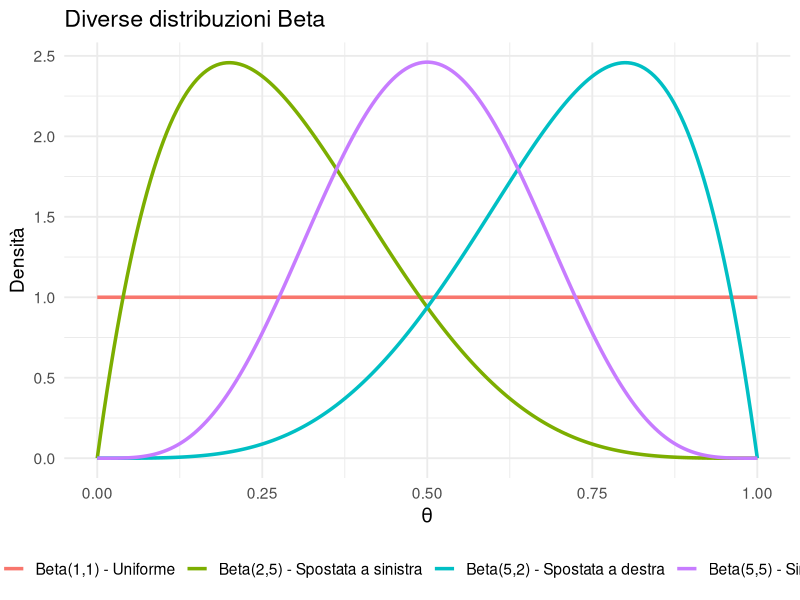
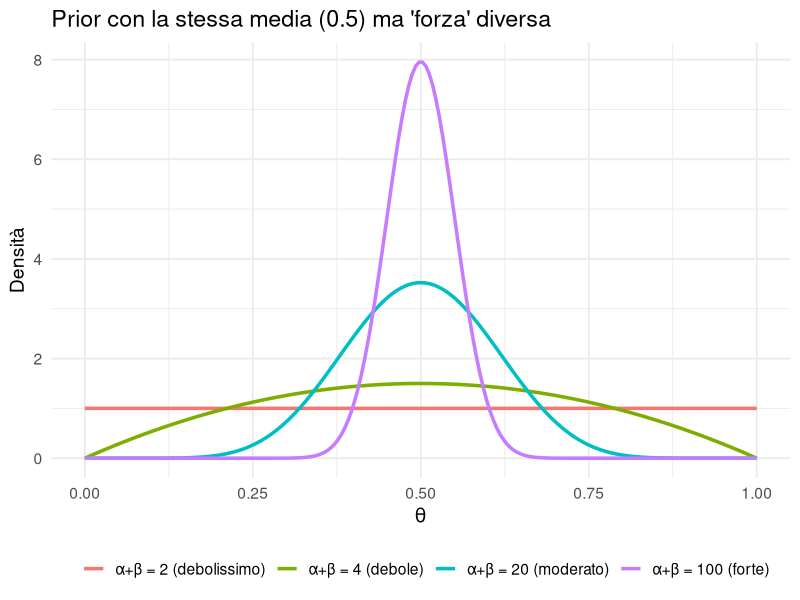
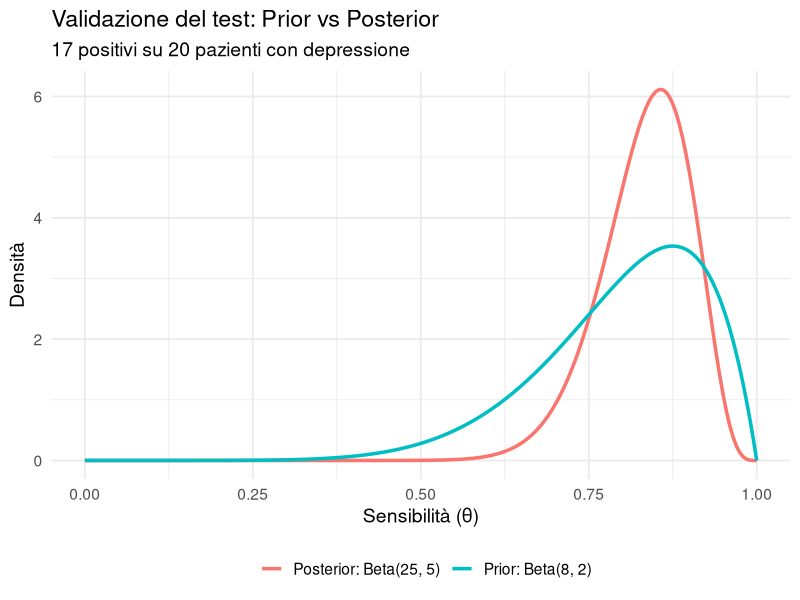
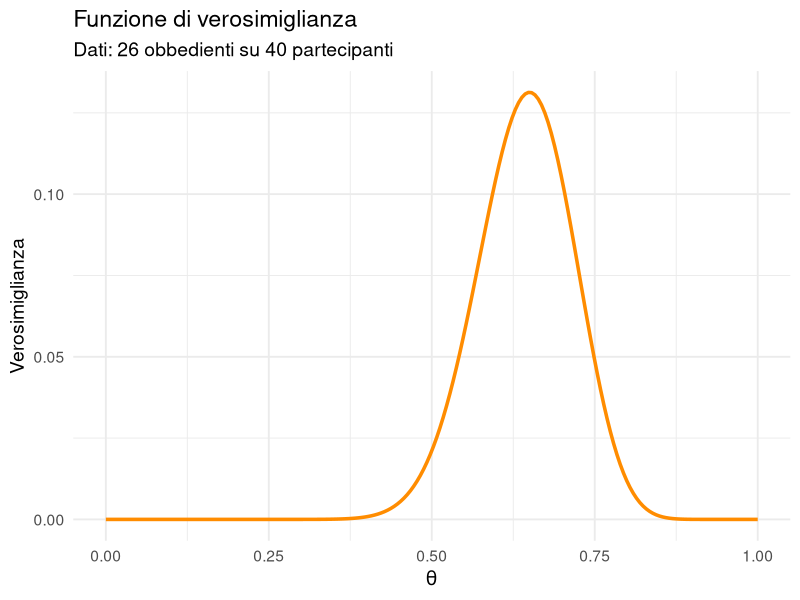
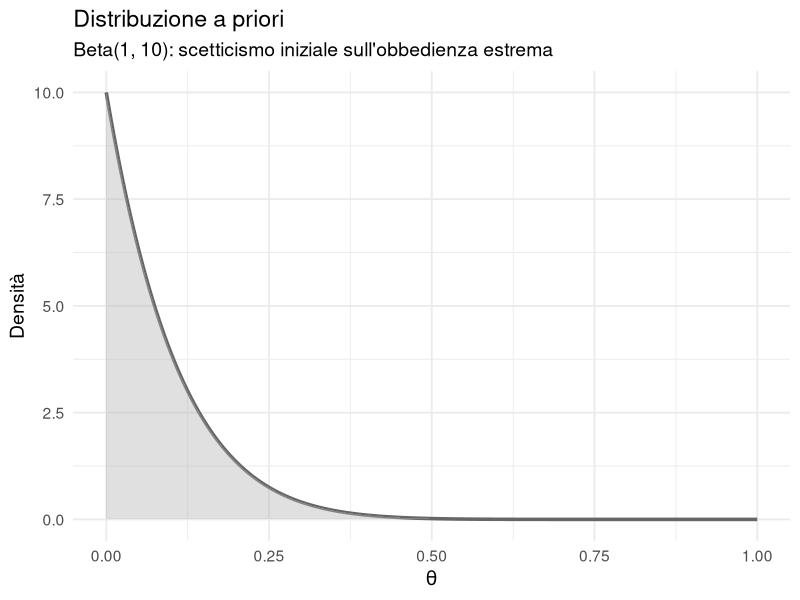
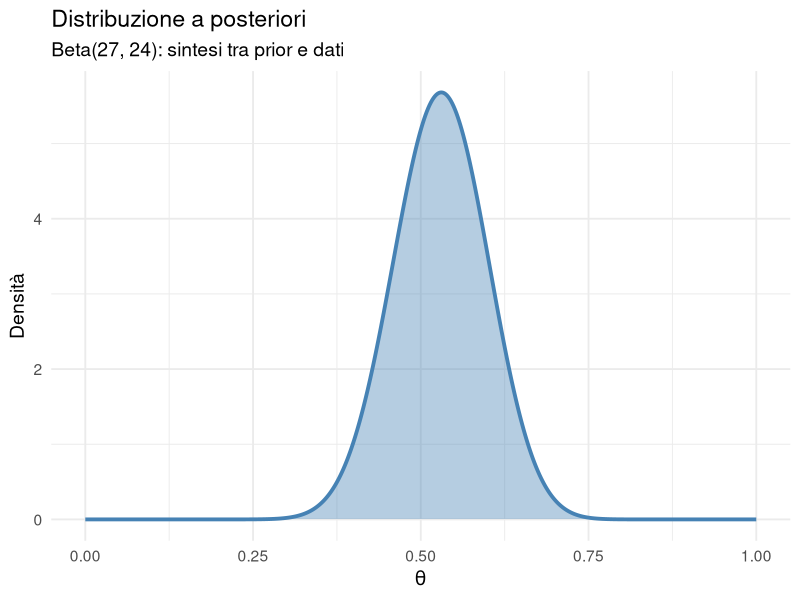
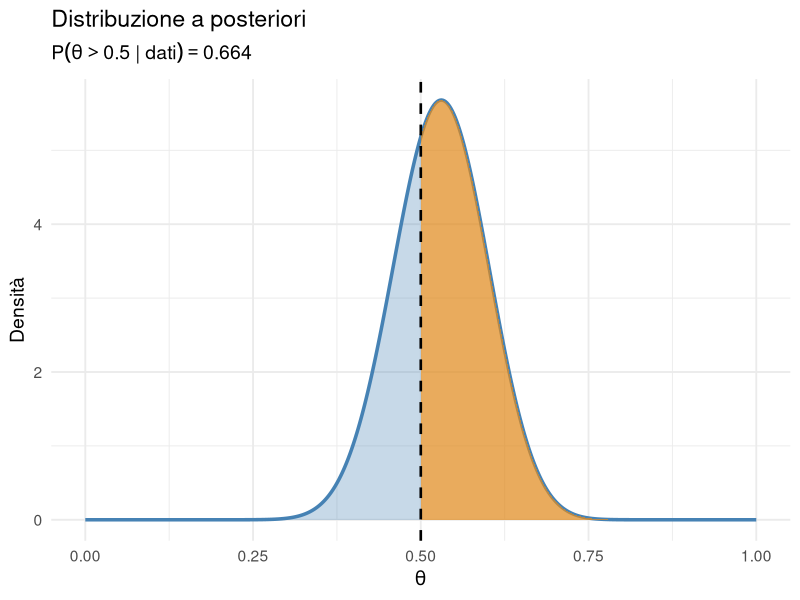
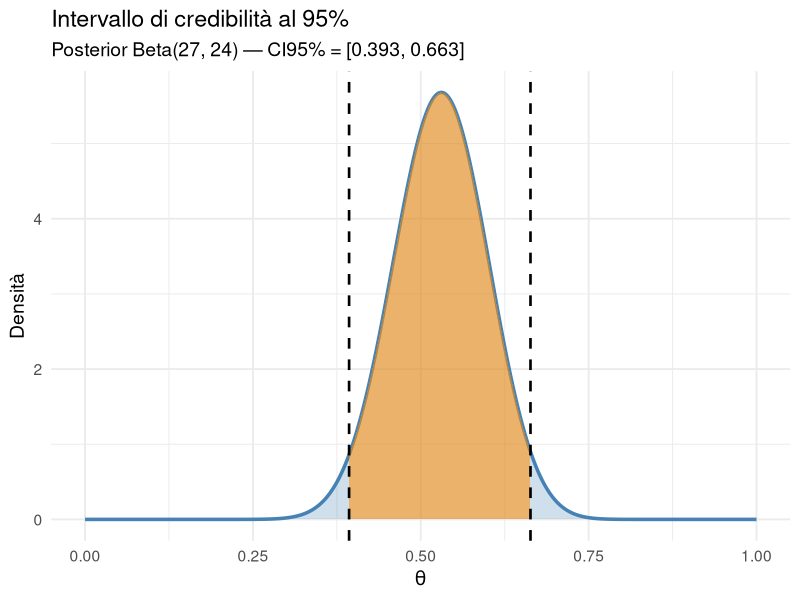

Write R code to recreate these figures, in order.
## ---- chunk 1
#| echo: false
library(ggplot2)
set.seed(42)
## ---- chunk 2
#| echo: false
#| fig-height: 5
theta <- seq(0, 1, length.out = 200)

df <- data.frame(
  theta = rep(theta, 4),
  densita = c(dbeta(theta, 1, 1), dbeta(theta, 2, 5), 
              dbeta(theta, 5, 2), dbeta(theta, 5, 5)),
  tipo = rep(c("Beta(1,1) - Uniforme", "Beta(2,5) - Spostata a sinistra",
               "Beta(5,2) - Spostata a destra", "Beta(5,5) - Simmetrica"), 
             each = length(theta))
)

ggplot(df, aes(x = theta, y = densita, color = tipo)) +
  geom_line(linewidth = 1.2) +
  labs(title = "Diverse distribuzioni Beta",
       x = expression(theta), y = "Densità", color = "") +
  theme_minimal(base_size = 14) +
  theme(legend.position = "bottom")
## ---- chunk 3
alpha <- 9
beta <- 7
media <- alpha / (alpha + beta)
media
## ---- chunk 4
#| echo: false
#| fig-height: 5
# Tutti centrati su 0.5, ma con forza diversa
df2 <- data.frame(
  theta = rep(theta, 4),
  densita = c(dbeta(theta, 1, 1), dbeta(theta, 2, 2), 
              dbeta(theta, 10, 10), dbeta(theta, 50, 50)),
  forza = rep(c("α+β = 2 (debolissimo)", "α+β = 4 (debole)",
                "α+β = 20 (moderato)", "α+β = 100 (forte)"), 
              each = length(theta))
)

df2$forza <- factor(df2$forza, levels = c("α+β = 2 (debolissimo)", "α+β = 4 (debole)",
                                          "α+β = 20 (moderato)", "α+β = 100 (forte)"))

ggplot(df2, aes(x = theta, y = densita, color = forza)) +
  geom_line(linewidth = 1.2) +
  labs(title = "Prior con la stessa media (0.5) ma 'forza' diversa",
       x = expression(theta), y = "Densità", color = "") +
  theme_minimal(base_size = 14) +
  theme(legend.position = "bottom")
## ---- chunk 5
# Prior
alpha_prior <- 8
beta_prior <- 2

# Dati
successi <- 17
insuccessi <- 3

# Posterior
alpha_post <- alpha_prior + successi
beta_post <- beta_prior + insuccessi

cat("Posterior: Beta(", alpha_post, ",", beta_post, ")\n")
cat("Media posterior:", round(alpha_post / (alpha_post + beta_post), 3))
## ---- chunk 6
#| echo: false
#| fig-height: 5
df3 <- data.frame(
  theta = rep(theta, 2),
  densita = c(dbeta(theta, 8, 2), dbeta(theta, 25, 5)),
  tipo = rep(c("Prior: Beta(8, 2)", "Posterior: Beta(25, 5)"), each = length(theta))
)

ggplot(df3, aes(x = theta, y = densita, color = tipo)) +
  geom_line(linewidth = 1.2) +
  labs(title = "Validazione del test: Prior vs Posterior",
       subtitle = "17 positivi su 20 pazienti con depressione",
       x = "Sensibilità (θ)", y = "Densità", color = "") +
  theme_minimal(base_size = 14) +
  theme(legend.position = "bottom")
## ---- chunk 7
#| echo: false

library(ggplot2)

k <- 26
n <- 40

likelihood <- dbinom(k, n, theta)

df_like <- data.frame(theta = theta, densita = likelihood)

ggplot(df_like, aes(x = theta, y = densita)) +
  geom_line(color = "darkorange", linewidth = 1.2) +
  labs(
    title = "Funzione di verosimiglianza",
    subtitle = "Dati: 26 obbedienti su 40 partecipanti",
    x = expression(theta),
    y = "Verosimiglianza"
  ) +
  theme_minimal(base_size = 14)
## ---- chunk 8
#| echo: false

alpha_prior <- 1
beta_prior <- 10

theta <- seq(0, 1, length.out = 500)
prior_dens <- dbeta(theta, alpha_prior, beta_prior)

df_prior <- data.frame(theta = theta, densita = prior_dens)

ggplot(df_prior, aes(x = theta, y = densita)) +
  geom_line(color = "gray40", linewidth = 1.2) +
  geom_area(fill = "gray70", alpha = 0.4) +
  labs(
    title = "Distribuzione a priori",
    subtitle = "Beta(1, 10): scetticismo iniziale sull'obbedienza estrema",
    x = expression(theta),
    y = "Densità"
  ) +
  theme_minimal(base_size = 14)
## ---- chunk 9
#| echo: false

alpha_post <- 27
beta_post <- 24

posterior_dens <- dbeta(theta, alpha_post, beta_post)

df_post <- data.frame(theta = theta, densita = posterior_dens)

ggplot(df_post, aes(x = theta, y = densita)) +
  geom_line(color = "steelblue", linewidth = 1.3) +
  geom_area(fill = "steelblue", alpha = 0.4) +
  labs(
    title = "Distribuzione a posteriori",
    subtitle = "Beta(27, 24): sintesi tra prior e dati",
    x = expression(theta),
    y = "Densità"
  ) +
  theme_minimal(base_size = 14)
## ---- chunk 10
# Parametri della posterior
alpha_post <- 27
beta_post  <- 24

# Griglia dei valori di theta
theta <- seq(0, 1, length.out = 500)

# Densità a posteriori
posterior_dens <- dbeta(theta, alpha_post, beta_post)

df_post <- data.frame(
  theta = theta,
  densita = posterior_dens
)

g1 <- ggplot(df_post, aes(x = theta, y = densita)) +
  # Distribuzione completa
  geom_line(color = "steelblue", linewidth = 1.2) +
  geom_area(fill = "steelblue", alpha = 0.3) +
  
  # Area per theta > 0.5
  geom_area(
    data = subset(df_post, theta > 0.5),
    aes(x = theta, y = densita),
    fill = "darkorange",
    alpha = 0.6
  ) +
  
  # Linea verticale a 0.5
  geom_vline(xintercept = 0.5, linetype = "dashed", linewidth = 0.9) +
  
  labs(
    title = "Distribuzione a posteriori",
    subtitle = expression(P(theta > 0.5 ~ "|" ~ dati) == 0.664),
    x = expression(theta),
    y = "Densità"
  ) +
  theme_minimal(base_size = 14)
## ---- chunk 11
#| echo: false
g1
## ---- chunk 12
#| echo: true

# Parametri della distribuzione a posteriori
alpha_post <- 27
beta_post  <- 24

# Probabilità che la proporzione superi il 50%
prob_theta_gt_05 <- pbeta(
  0.5,
  shape1 = alpha_post,
  shape2 = beta_post,
  lower.tail = FALSE
)

prob_theta_gt_05
## ---- chunk 13
#| echo: false
#| fig-height: 5

alpha_post <- 27
beta_post  <- 24

theta <- seq(0, 1, length.out = 1000)
dens <- dbeta(theta, alpha_post, beta_post)

# Quantili 95% (equal-tailed credible interval)
ci <- qbeta(c(0.025, 0.975), alpha_post, beta_post)
ci_low <- ci[1]
ci_high <- ci[2]

df <- data.frame(theta = theta, densita = dens)

ggplot(df, aes(x = theta, y = densita)) +
  geom_line(color = "steelblue", linewidth = 1.2) +
  geom_area(fill = "steelblue", alpha = 0.25) +
  geom_area(
    data = subset(df, theta >= ci_low & theta <= ci_high),
    aes(x = theta, y = densita),
    fill = "darkorange",
    alpha = 0.55
  ) +
  geom_vline(xintercept = c(ci_low, ci_high), linetype = "dashed", linewidth = 0.9) +
  labs(
    title = "Intervallo di credibilità al 95%",
    subtitle = paste0("Posterior Beta(27, 24) — CI95% = [",
                      round(ci_low, 3), ", ", round(ci_high, 3), "]"),
    x = expression(theta),
    y = "Densità"
  ) +
  theme_minimal(base_size = 14)
## ---- chunk 14
#| echo: true

alpha_post <- 27
beta_post  <- 24

# Intervallo di credibilità (equal-tailed) al 95%
ci_95 <- qbeta(c(0.025, 0.975), shape1 = alpha_post, shape2 = beta_post)

ci_95
round(ci_95, 3)
